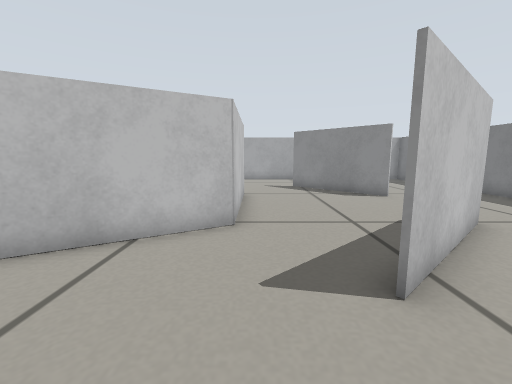
view 1 (above)

12 first-person views from a walk through a robot-simulator world made for Gazebo. The camera is 0.34 m above the floor, tilts 8° down and sees 90° across. The floor is counted in squares, 0.2 m on a side. Each view is taken from the middle of a square. On the plan, view 1 faces up. The plan holds only what a view shows up to about 14 squares ahead; the rest is blank.

view 2
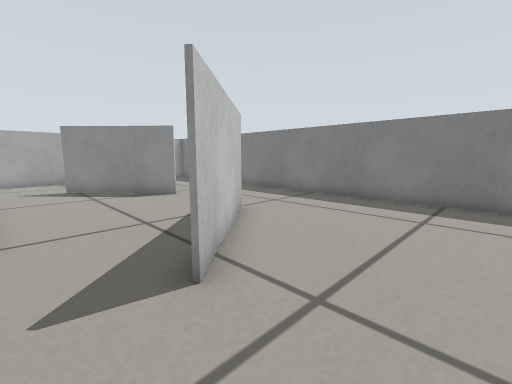

view 3
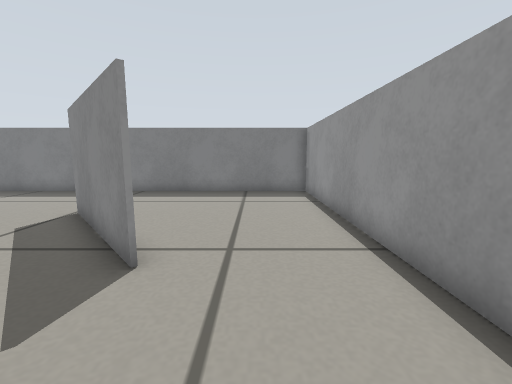

view 4
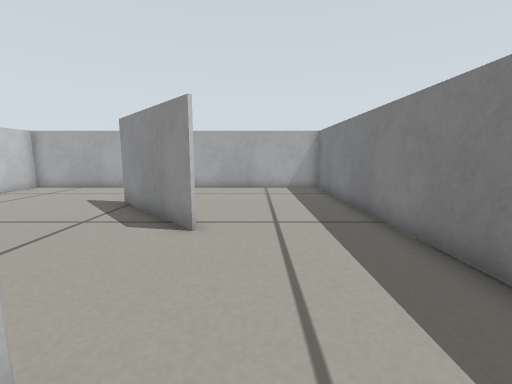

view 5
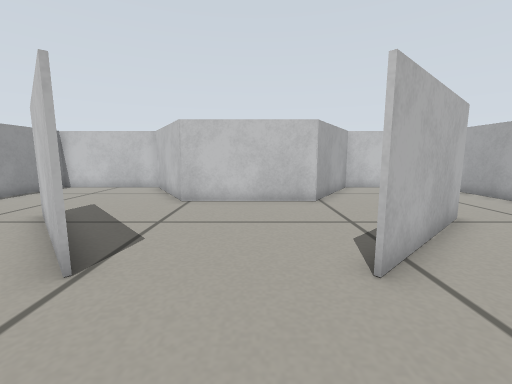

view 6
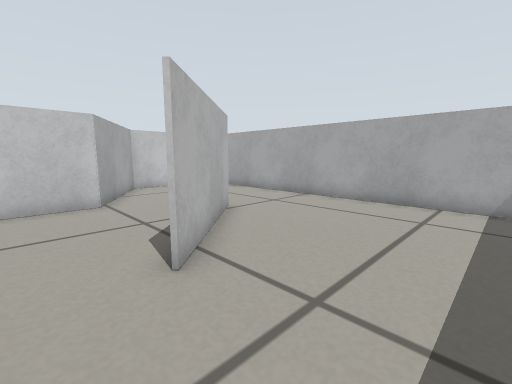

view 7
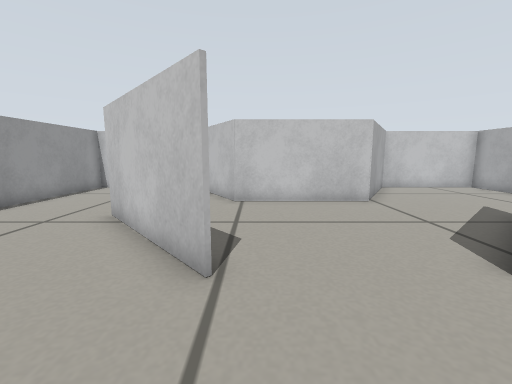

view 8
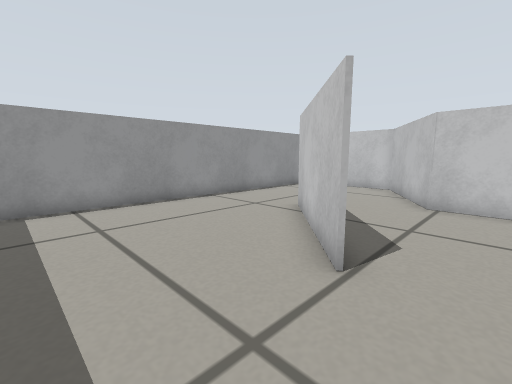

view 9
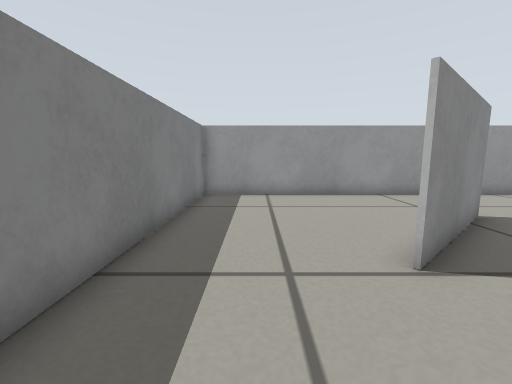

view 10
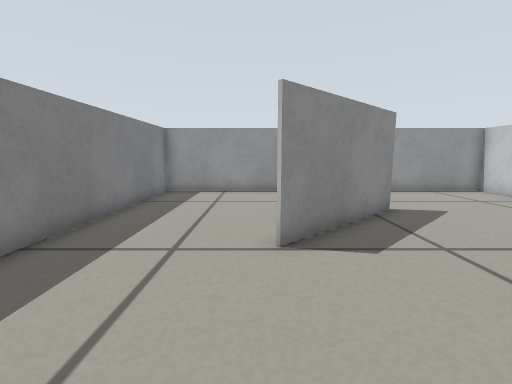

view 11
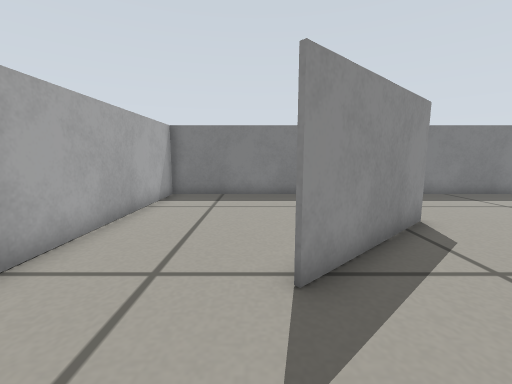

view 12
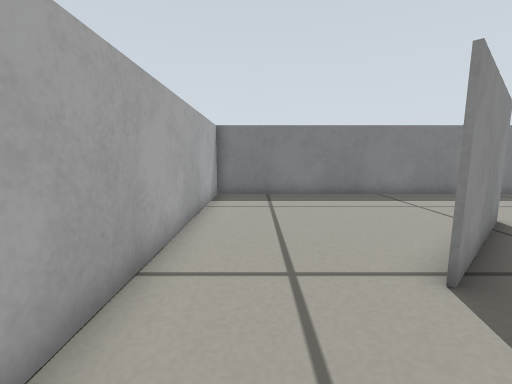

### Floor plan
Points are (right, up) in squares from view 1. A wall is a line through its corners. A room is listed if a view was taken in it or the views show most of it. See-through windows are left out.
Room 1 (views 1, 2, 3, 4, 5, 6, 7, 8, 9, 10, 11, 12)
walls: (5.7, 6.3) (1.7, 2.8); (-0.5, 6.2) (-4.8, 3.7) (-4.8, -1.4) (10.3, -1.4) (10.3, 18.7) (-4.8, 18.7) (-4.8, 13.9) (-0.5, 11.3) (-0.5, 6.2); (1.6, 2.8) (5.6, 6.4); (2.1, 14.6) (5.6, 10.7) (2, 14.5)

Where each view was taken, in squares from view 1:
view 1: 0 up, 0 right, facing up
view 2: 0 up, 0 right, facing up-right
view 3: 1 up, 2 left, facing right
view 4: 5 up, 7 right, facing up
view 5: 9 up, 9 right, facing left
view 6: 9 up, 9 right, facing up-left
view 7: 7 up, 9 right, facing left
view 8: 8 up, 9 right, facing down-left
view 9: 10 up, 8 right, facing down
view 10: 11 up, 6 right, facing down
view 11: 15 up, 1 left, facing right
view 12: 17 up, 1 left, facing right
